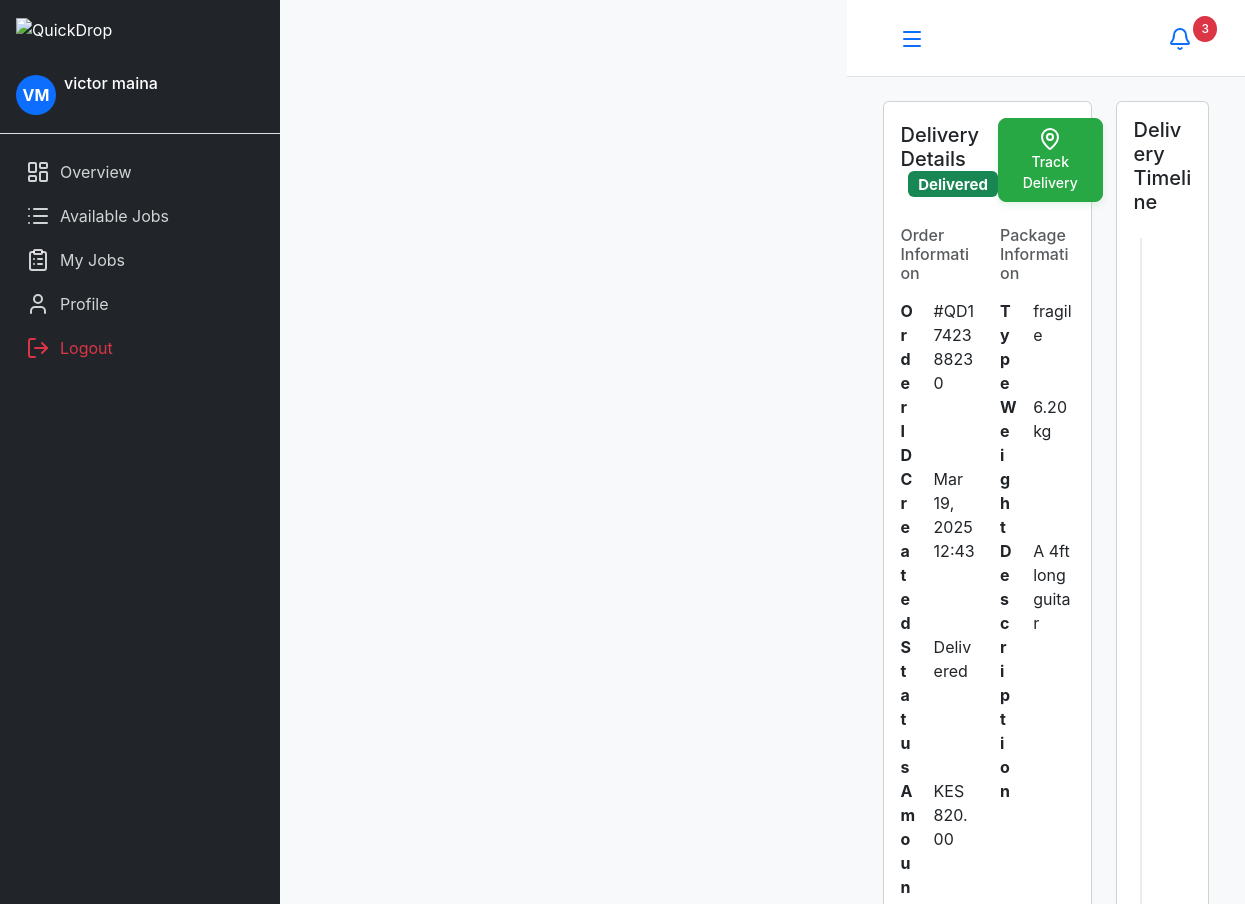
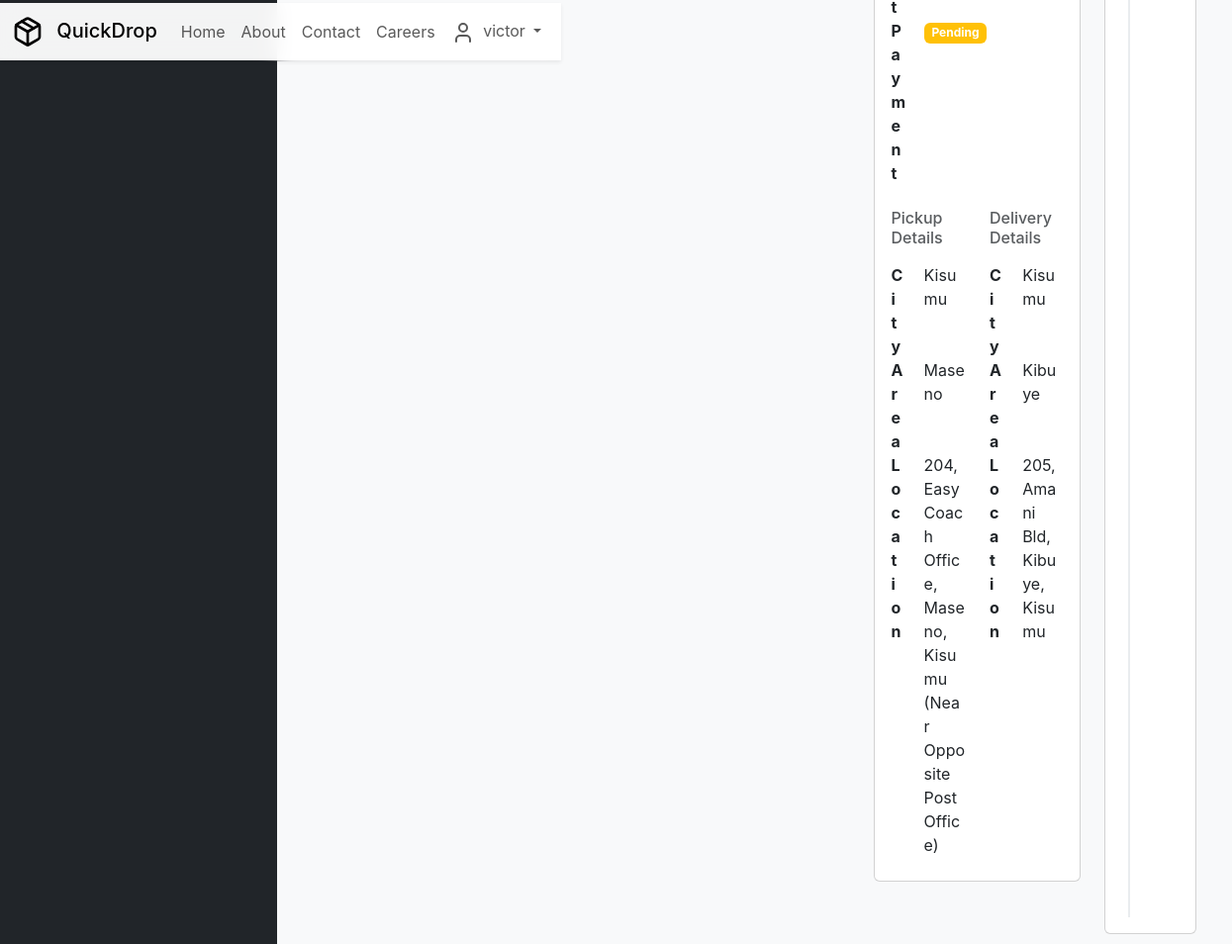
Page /delivery/1/ (signed in) on the committed database (2 pictures, top to bottom).
### deliveries/models.py (models this page shows, shortened)
class Delivery(models.Model):
    PAYMENT_METHOD_CHOICES = [
        ('MPESA', 'M-Pesa'),
        ('CASH', 'Cash on Delivery'),
        ('CARD', 'Credit/Debit Card'),
    ]
    PAYMENT_STATUS_CHOICES = [
        ('PENDING', 'Pending'),
        ('PAID', 'Paid'),
        ('FAILED', 'Failed'),
    ]
    STATUS_CHOICES = [
        ('PENDING', 'Pending'),
        ('ASSIGNED', 'Assigned'),
        ('PICKED_UP', 'Picked Up'),
        ('IN_TRANSIT', 'In Transit'),
        ('DELIVERED', 'Delivered'),
        ('CANCELLED', 'Cancelled'),
    ]
    PACKAGE_TYPE_CHOICES = [
        ('document', 'Document'),
        ('parcel', 'Parcel'),
        ('fragile', 'Fragile'),
        ('perishable', 'Perishable'),
    ]
    tracking_id = models.UUIDField(default=uuid.uuid4, editable=False, unique=True)
    order_id = models.CharField(max_length=20, unique=True)
    customer = models.ForeignKey(User, on_delete=models.CASCADE, related_name='deliveries')
    created_at = models.DateTimeField(auto_now_add=True)
    updated_at = models.DateTimeField(auto_now=True)
    package_description = models.TextField()
    package_type = models.CharField(max_length=20, choices=PACKAGE_TYPE_CHOICES)
    weight = models.DecimalField(max_digits=5, decimal_places=2)
    pickup_street = models.CharField(max_length=255)
    pickup_building = models.CharField(max_length=255, blank=True)
    pickup_city = models.CharField(max_length=100)
    pickup_area = models.CharField(max_length=100)
    pickup_landmark = models.CharField(max_length=255, blank=True)
    pickup_location = models.TextField(help_text="Formatted full address")
    delivery_street = models.CharField(max_length=255)
    delivery_building = models.CharField(max_length=255, blank=True)
    delivery_city = models.CharField(max_length=100)
    delivery_area = models.CharField(max_length=100)
    delivery_landmark = models.CharField(max_length=255, blank=True)
    delivery_location = models.TextField(help_text="Formatted full address")
    sender_name = models.CharField(max_length=100)
    sender_phone = models.CharField(max_length=15)
    recipient_name = models.CharField(max_length=100)
    recipient_phone = models.CharField(max_length=15)
    delivery_notes = models.TextField(blank=True)
    payment_method = models.CharField(max_length=20, choices=PAYMENT_METHOD_CHOICES)
    payment_status = models.CharField(max_length=20, choices=PAYMENT_STATUS_CHOICES, default='PENDING')
    payment_date = models.DateTimeField(null=True, blank=True)
    amount = models.DecimalField(max_digits=10, decimal_places=2)
    status = models.CharField(max_length=20, choices=STATUS_CHOICES, default='PENDING')
    assigned_driver = models.ForeignKey(User, on_delete=models.SET_NULL, null=True, blank=True, related_name='assigned_deliveries')
    pickup_time = models.DateTimeField(null=True, blank=True)
    delivery_time = models.DateTimeField(null=True, blank=True)
    worker_rating = models.IntegerField(null=True, blank=True, help_text="Rating from 1-5 stars")
    worker_rating_comment = models.TextField(blank=True, null=True)
    class Meta:
        ordering = ['-created_at']
        verbose_name_plural = 'Deliveries'

### users/views.py (the view)
# urls.py: path('delivery/<int:delivery_id>/', views.delivery_detail, name='delivery_detail'),
@login_required
def delivery_detail(request, delivery_id):
    delivery = get_object_or_404(Delivery, id=delivery_id)
    return render(request, 'users/delivery_detail.html', {'delivery': delivery})

### users/templates/users/delivery_detail.html (shortened to what this page needs)
{% extends "users/dashboard_base.html" %}
{% load static %}
{% block dashboard_content %}
<div class="container-fluid">
    <div class="row">
        <div class="col-md-8">
            <div class="card mb-4">
                <div class="card-body">
                    <div class="d-flex justify-content-between align-items-center mb-4">
                        <h5 class="card-title mb-0">
                            Delivery Details
                            <span class="badge {% if delivery.status == 'DELIVERED' %}bg-success{% elif delivery.status == 'IN_TRANSIT' %}bg-warning{% elif delivery.status == 'CANCELLED' %}bg-danger{% else %}bg-primary{% endif %} ms-2">
                                {{ delivery.get_status_display }}
                            </span>
                        </h5>
                        <div>
                            <a href="{% url 'delivery_tracking' tracking_id=delivery.tracking_id %}" class="btn btn-primary btn-sm">
                                <i data-lucide="map-pin"></i> Track Delivery
                            </a>
                        </div>
                    </div>
                    <div class="row g-4">
                        <div class="col-md-6">
                            <h6 class="text-muted mb-3">Order Information</h6>
                            <dl class="row mb-0">
                                <dt class="col-sm-4">Order ID</dt>
                                <dd class="col-sm-8">#{{ delivery.order_id }}</dd>
                                <dt class="col-sm-4">Created</dt>
                                <dd class="col-sm-8">{{ delivery.created_at|date:"M d, Y H:i" }}</dd>
                                <dt class="col-sm-4">Status</dt>
                                <dd class="col-sm-8">{{ delivery.get_status_display }}</dd>
                                <dt class="col-sm-4">Amount</dt>
                                <dd class="col-sm-8">KES {{ delivery.amount }}</dd>
                                <dt class="col-sm-4">Payment</dt>
                                <dd class="col-sm-8">
                                    <span class="badge {% if delivery.payment_status == 'PAID' %}bg-success{% elif delivery.payment_status == 'PENDING' %}bg-warning{% else %}bg-danger{% endif %}">
                                        {{ delivery.get_payment_status_display }}
                                    </span>
                                </dd>
                            </dl>
                        </div>
                        <div class="col-md-6">
                            <h6 class="text-muted mb-3">Package Information</h6>
                            <dl class="row mb-0">
                                <dt class="col-sm-4">Type</dt>
                                <dd class="col-sm-8">{{ delivery.package_type }}</dd>
                                <dt class="col-sm-4">Weight</dt>
                                <dd class="col-sm-8">{{ delivery.weight }} kg</dd>
                                <dt class="col-sm-4">Description</dt>
                                <dd class="col-sm-8">{{ delivery.package_description }}</dd>
                            </dl>
                        </div>
                        <div class="col-md-6">
                            <h6 class="text-muted mb-3">Pickup Details</h6>
                            <dl class="row mb-0">
                                <dt class="col-sm-4">City</dt>
                                <dd class="col-sm-8">{{ delivery.pickup_city }}</dd>
                                <dt class="col-sm-4">Area</dt>
                                <dd class="col-sm-8">{{ delivery.pickup_area }}</dd>
                                <dt class="col-sm-4">Location</dt>
                                <dd class="col-sm-8">{{ delivery.pickup_location }}</dd>
                            </dl>
                        </div>
                        <div class="col-md-6">
                            <h6 class="text-muted mb-3">Delivery Details</h6>
                            <dl class="row mb-0">
                                <dt class="col-sm-4">City</dt>
                                <dd class="col-sm-8">{{ delivery.delivery_city }}</dd>
                                <dt class="col-sm-4">Area</dt>
                                <dd class="col-sm-8">{{ delivery.delivery_area }}</dd>
                                <dt class="col-sm-4">Location</dt>
                                <dd class="col-sm-8">{{ delivery.delivery_location }}</dd>
                            </dl>
                        </div>
                    </div>
                </div>
            </div>
        </div>
        <div class="col-md-4">
            <div class="card">
                <div class="card-body">
                    <h5 class="card-title mb-4">Delivery Timeline</h5>
                    <div class="timeline">
                    </div>
                </div>
            </div>
        </div>
    </div>
</div>
{% endblock %}

### users/templates/users/dashboard_base.html (shortened to what this page needs)
{% extends "users/base.html" %}
{% load static %}
{% block content %}
<div class="dashboard-container">
    <div class="sidebar bg-dark text-white">
        <div class="sidebar-header p-3">
            <img src="{% static 'users/img/quickdrop-logo-white.png' %}" alt="QuickDrop" class="logo">
        </div>
        <div class="user-info p-3 border-bottom">
            <div class="d-flex align-items-center">
                <div class="avatar bg-primary rounded-circle me-2">
                    {{ request.user.first_name|first|upper }}{{ request.user.last_name|first|upper }}
                </div>
                <div>
                    <h6 class="mb-0">{{ request.user.get_full_name }}</h6>
                    <small class="text-muted">{{ request.user.userprofile.get_user_type_display }}</small>
                </div>
            </div>
        </div>
        <ul class="nav flex-column p-3">
            <li class="nav-item">
                <a href="{% url 'dashboard' %}" class="nav-link {% if active_tab == 'overview' %}active{% endif %}">
                    <i data-lucide="layout-dashboard"></i> Overview
                </a>
            </li>
            {% if request.user.userprofile.user_type == 'customer' %}
                <li class="nav-item">
                    <a href="{% url 'new_delivery' %}" class="nav-link {% if active_tab == 'new_delivery' %}active{% endif %}">
                        <i data-lucide="package-plus"></i> New Delivery
                    </a>
                </li>
                <li class="nav-item">
                    <a href="{% url 'my_deliveries' %}" class="nav-link {% if active_tab == 'my_deliveries' %}active{% endif %}">
                        <i data-lucide="packages"></i> My Deliveries
                    </a>
                </li>
            {% else %}
                <li class="nav-item">
                    <a href="#available-jobs" class="nav-link {% if active_tab == 'available_jobs' %}active{% endif %}">
                        <i data-lucide="list"></i> Available Jobs
                    </a>
                </li>
                <li class="nav-item">
                    <a href="{% url 'my_jobs' %}" class="nav-link {% if active_tab == 'my_jobs' %}active{% endif %}">
                        <i data-lucide="clipboard-list"></i> My Jobs
                    </a>
                </li>
            {% endif %}
            <li class="nav-item">
                <a href="{% url 'profile' %}" class="nav-link {% if active_tab == 'profile' %}active{% endif %}">
                    <i data-lucide="user"></i> Profile
                </a>
            </li>
            <li class="nav-item mt-auto">
                <a href="{% url 'logout' %}" class="nav-link text-danger">
                    <i data-lucide="log-out"></i> Logout
                </a>
            </li>
        </ul>
    </div>
    <div class="main-content">
        <nav class="navbar navbar-expand-lg navbar-light bg-white border-bottom p-3">
            <div class="container-fluid">
                <button class="btn btn-link sidebar-toggle">
                    <i data-lucide="menu"></i>
                </button>
                <div class="d-flex">
                    <div class="dropdown">
                        <button class="btn btn-link" type="button" id="notificationsDropdown" data-bs-toggle="dropdown">
                            <i data-lucide="bell"></i>
                            <span class="notification-badge">3</span>
                        </button>
                    </div>
                </div>
            </div>
        </nav>
        <div class="content p-4">
            {% block dashboard_content %}{% endblock %}
        </div>
    </div>
</div>
{% endblock %}

### users/templates/users/base.html (shortened to what this page needs)
{% load static %}
<!DOCTYPE html>
<html lang="en">
<head>
    <link href="https://cdn.jsdelivr.net/npm/bootstrap@5.3.0/dist/css/bootstrap.min.css" rel="stylesheet">
    <link rel="stylesheet" href="{% static 'css/styles.css' %}">
    <link rel="stylesheet" href="{% static 'react/build/server/index.css' %}">
</head>
<body class="bg-light">
    <nav class="navbar navbar-expand-lg navbar-light bg-white sticky-top shadow-sm">
        <div class="container">
            <a class="navbar-brand" href="{% url 'home' %}">
                <i data-lucide="package" class="icon-lg me-2"></i>
                QuickDrop
            </a>
            <div class="collapse navbar-collapse" id="navbarNav">
                <ul class="navbar-nav me-auto">
                    <li class="nav-item">
                        <a class="nav-link" href="{% url 'home' %}">Home</a>
                    </li>
                    <li class="nav-item">
                        <a class="nav-link" href="{% url 'about' %}">About</a>
                    </li>
                    <li class="nav-item">
                        <a class="nav-link" href="{% url 'contact' %}">Contact</a>
                    </li>
                    <li class="nav-item">
                        <a class="nav-link" href="{% url 'careers' %}">Careers</a>
                    </li>
                </ul>
                <ul class="navbar-nav">
                    {% if user.is_authenticated %}
                        <li class="nav-item dropdown">
                            <a class="nav-link dropdown-toggle" href="#" role="button" data-bs-toggle="dropdown">
                                <i data-lucide="user" class="me-1"></i>
                                {{ user.username }}
                            </a>
                        </li>
                    {% endif %}
                </ul>
            </div>
        </div>
    </nav>
    {% block content %}{% endblock %}
</body>
</html>

### users/static/css/styles.css (style rules this page uses)
:root { --primary-color: #28a745; --primary-dark: #1e7e34; --text-muted: #6c757d; --success: #28a745; --success-dark: #1e7e34; --dark: #343a40; --darker: #212529; }
body { font-family: -apple-system, BlinkMacSystemFont, "Segoe UI", Roboto, "Helvetica Neue", Arial, sans-serif; }
.navbar { transition: all 0.3s ease; }
.navbar.sticky-top { backdrop-filter: blur(10px); background-color: rgba(255, 255, 255, 0.95) !important; }
.icon-lg { width: 32px; height: 32px; }
.btn { padding: 0.5rem 1.5rem; font-weight: 500; border-radius: 0.5rem; transition: all 0.3s ease; }
.btn-primary { background-color: var(--success); border-color: var(--success); box-shadow: 0 4px 6px rgba(40, 167, 69, 0.11); }
.timeline { position: relative; max-width: 800px; margin: 0 auto; padding: 2rem 0; }
.timeline::before { content: ''; position: absolute; width: 2px; background: var(--success); top: 0; bottom: 0; left: 50%; transform: translateX(-50%); }

### users/templates/users/delivery_detail.html (style rules this page uses)
.timeline { position: relative; padding-left: 1.5rem; }
.timeline::before { content: ''; position: absolute; left: 0.5rem; top: 0; bottom: 0; width: 2px; background: #e9ecef; }

### users/templates/users/dashboard_base.html (style rules this page uses)
.dashboard-container { display: flex; min-height: 100vh; }
.sidebar { width: 280px; min-height: 100vh; position: fixed; left: 0; top: 0; bottom: 0; z-index: 100; transition: all 0.3s; }
.sidebar .nav-link { color: rgba(255,255,255,0.8); display: flex; align-items: center; gap: 10px; padding: 10px; border-radius: 8px; transition: all 0.3s; }
.main-content { flex: 1; margin-left: 280px; transition: all 0.3s; }
.avatar { width: 40px; height: 40px; display: flex; align-items: center; justify-content: center; font-weight: bold; }
.notification-badge { position: absolute; top: 0; right: 0; background: #dc3545; color: white; border-radius: 50%; padding: 0.25rem 0.5rem; font-size: 0.75rem; }

### rows in the picture
Delivery: status "Delivered", order_id "QD1742388230", created_at "Mar 19, 2025 12:43", amount "820.00", payment_status "Pending", package_type "fragile", weight "6.20", package_description "A 4ft long guitar", pickup_city "Kisumu", pickup_area "Maseno", pickup_location "204, Easy Coach Office, Maseno, Kisumu (Near Opposite Post Office)", delivery_city "Kisumu", delivery_area "Kibuye", delivery_location "205, Amani Bld, Kibuye, Kisumu"

### other values in the picture
{{ user.username }} "victor"
{{ request.user.first_name|first|upper }} "V"
{{ request.user.last_name|first|upper }} "M"
{{ request.user.get_full_name }} "victor maina"
